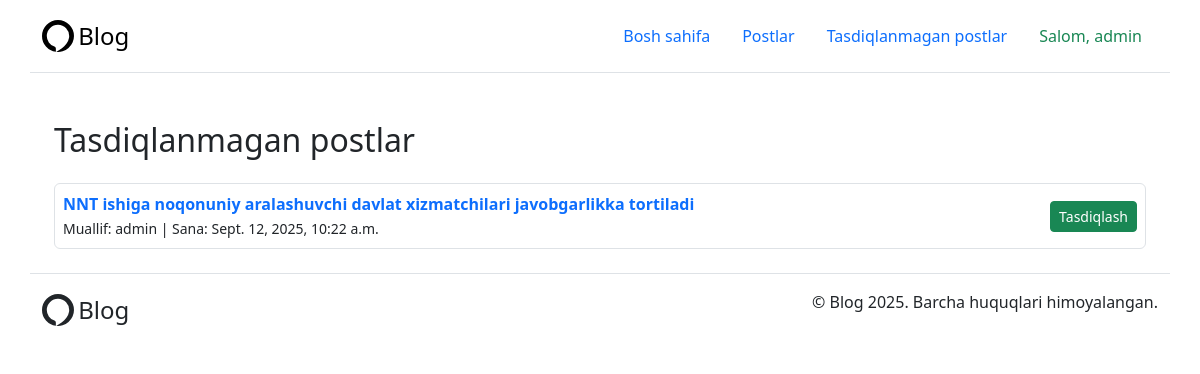
The page /blog/posts/pending/ (signed in) on the database as committed earlier.
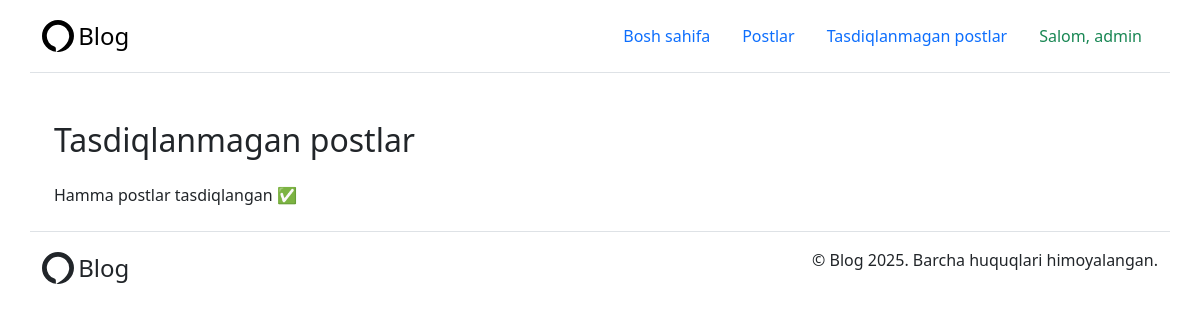
The same page on the database as committed later.
### core/models.py (models this page shows, shortened)
class Post(models.Model):
    title = models.CharField(max_length=200)
    content = models.TextField()
    image = models.ImageField(upload_to='posts/', blank=True, null=True)
    views = models.PositiveIntegerField(default=0)
    is_approved = models.BooleanField(default=False)
    is_recommended = models.BooleanField(default=False)
    created_at = models.DateTimeField(auto_now_add=True)
    updated_at = models.DateTimeField(auto_now=True)
    author = models.ForeignKey(CustomUser, on_delete=models.CASCADE, related_name='posts')
    category = models.ForeignKey(Category, on_delete=models.SET_NULL, null=True, related_name='posts')
    tags = models.ManyToManyField(Tag, related_name='posts', blank=True)

class CustomUser(AbstractUser):
    profile_image = models.ImageField(upload_to='profiles/', blank=True, null=True)

### blog/views.py (the view)
# urls.py: path('posts/pending/', views.pending_posts, name='pending_posts'),
@user_passes_test(lambda u: u.is_staff)
@login_required
def pending_posts(request):
    posts = Post.objects.filter(is_approved=False)
    return render(request, 'admin/pending_posts.html', {'posts': posts})

### templates/admin/pending_posts.html (shortened to what this page needs)
{% extends "base.html" %}
{% block content %}
<div class="container mt-5">
  <h2 class="mb-4">Tasdiqlanmagan postlar</h2>
  {% for post in posts %}
  <div class="d-flex justify-content-between align-items-center mb-2 border p-2 rounded">
    <div class="d-flex gap-3">
      <div>
        <strong>
          <a class="link-offset-2 link-underline link-underline-opacity-0" href="{% url 'post_detail' post.pk %}">
            {{ post.title }}
          </a>
        </strong> <br>
        <small>Muallif: {{ post.author.username }} | Sana: {{ post.created_at }}</small>
      </div>
    </div>
    <a href="{% url 'approve_post' post.pk %}" class="btn btn-success btn-sm">
      Tasdiqlash
    </a>
  </div>
  {% empty %}
  <div class="list-group-item">Hamma postlar tasdiqlangan ✅</div>
  {% endfor %}
</div>
{% endblock %}

Rows that differ between the two databases and show on the page:
no longer on this page (row edited): Post: title "NNT ishiga noqonuniy aralashuvchi davlat xizmatchilari javobgarlikka tortiladi", author.username "admin", created_at "Sept. 12, 2025, 10:22 a.m."
Other text that changed with them:
text now shown: "Hamma postlar tasdiqlangan ✅"
